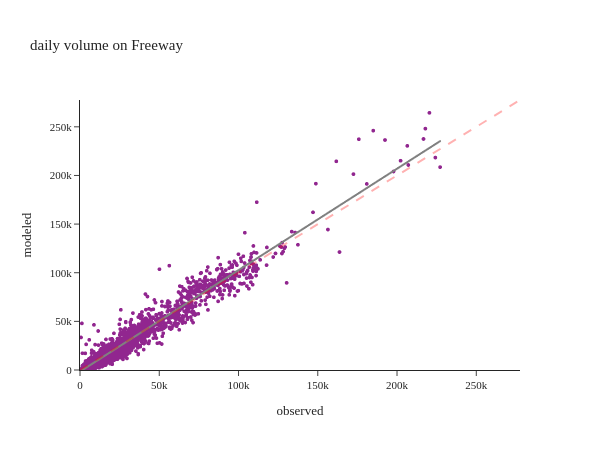

This figure's notebook cell:
### Code cell
#| layout: [[65,35]]
# for factype in ['Freeway','Arterial']:
for factype in ['Freeway']:
    _df = df[df['@facilitytype'] == factype]
    plot_observed_scatter(df, 'observed', 'modeled', f'daily volume on {factype}')

### Figure 1 — Plotly figure (JSON) as saved in the notebook; plotly's stock layout.template omitted (floating-point values rounded to 4 significant figures; data arrays with more than 128 entries replaced by an {"elided": "..."} marker saying what was removed)
{"data": [{"hovertemplate": "observed=%{x}<br>modeled=%{y}<extra></extra>", "legendgroup": "", "marker": {"color": "#91268F", "size": 4, "symbol": "circle"}, "mode": "markers", "name": "", "showlegend": false, "type": "scattergl", "x": {"elided": "2473 int values"}, "xaxis": "x", "y": {"elided": "2473 int values"}, "yaxis": "y"}, {"hovertemplate": "<b>OLS trendline</b><br>modeled = 1.04288 * observed + -1631.62<br>R<sup>2</sup>=0.949772<br><br>observed=%{x}<br>modeled=%{y} <b>(trend)</b><extra></extra>", "legendgroup": "", "line": {"color": "grey", "width": 2}, "marker": {"color": "#91268F", "size": 4, "symbol": "circle"}, "mode": "lines", "name": "", "showlegend": false, "type": "scattergl", "x": {"elided": "2473 int values"}, "xaxis": "x", "y": {"elided": "2473 float values"}, "yaxis": "y"}], "layout": {"height": 450, "legend": {"tracegroupgap": 0}, "shapes": [{"line": {"color": "Red", "dash": "dash", "width": 2}, "type": "line", "x0": 0, "x1": 277600.0, "y0": 0, "y1": 277600.0}], "title": {"text": "daily volume on Freeway"}, "width": 600, "xaxis": {"anchor": "y", "domain": [0.0, 1.0], "range": [0, 277600.0], "title": {"text": "observed"}}, "yaxis": {"anchor": "x", "domain": [0.0, 1.0], "range": [0, 277600.0], "title": {"text": "modeled"}}}}
